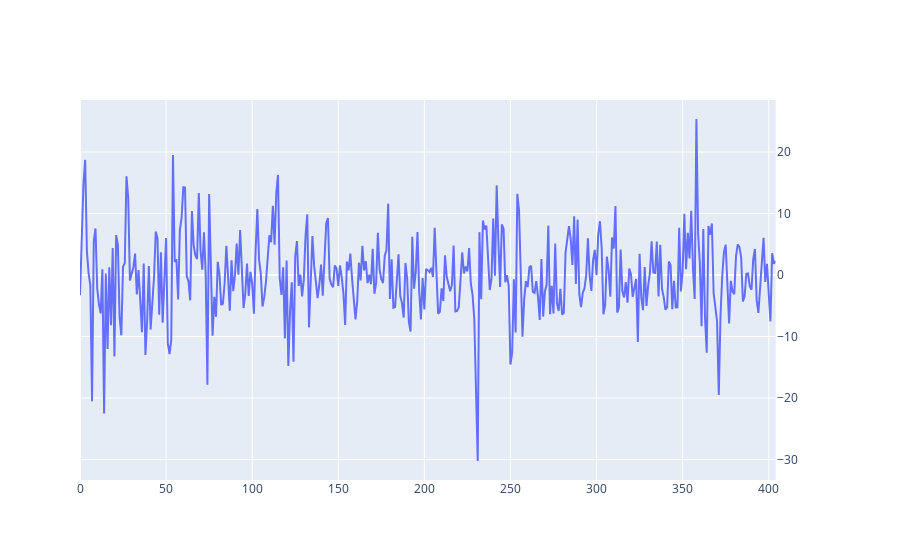

This figure's notebook cell:
### Code cell
fig = make_subplots(specs=[[{"secondary_y": True}]])
fig.add_trace(go.Scatter(x=df_train.index, y=df_test.aaveHourlyChange,
                    mode='lines',
                    name='Aave Change'),
                    secondary_y=True)

### Figure 1 — Plotly figure (JSON) as saved in the notebook; plotly's stock layout.template omitted (floating-point values rounded to 4 significant figures; data arrays with more than 128 entries replaced by an {"elided": "..."} marker saying what was removed)
{"data": [{"mode": "lines", "name": "Aave Change", "type": "scatter", "x": {"elided": "1618 int values"}, "xaxis": "x", "y": {"elided": "405 float values"}, "yaxis": "y2"}], "layout": {"xaxis": {"anchor": "y", "domain": [0, 0.94]}, "yaxis": {"anchor": "x", "domain": [0, 1]}, "yaxis2": {"anchor": "x", "overlaying": "y", "side": "right"}}}
